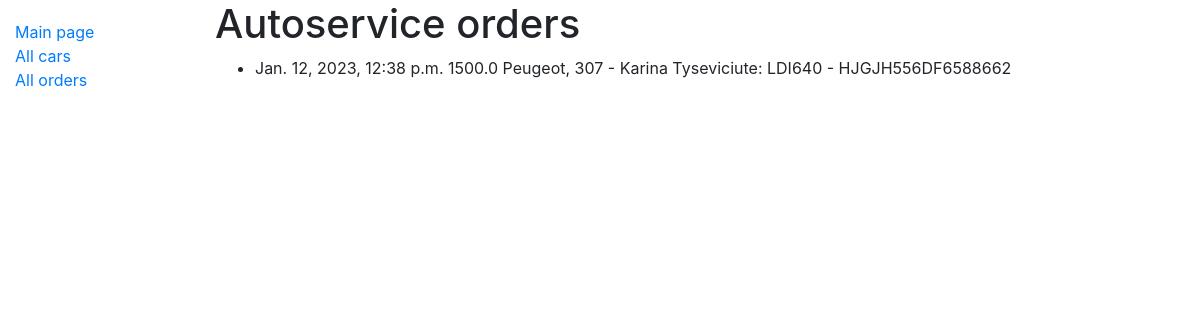
Page /autoservisas/orders/ on the committed database.
### autoservisas/models.py (models this page shows, shortened)
class Order(models.Model):
    date = models.DateTimeField('Date', null=True, blank=True)
    suma = models.FloatField('Sum', help_text='Enter a sum of order')
    car = models.ForeignKey('Car', on_delete=models.SET_NULL, null=True)
    LOAN_STATUS = (
        ('a', 'administrative'),
        ('r', 'repair'),
        ('e', 'repaired'),
        ('g', 'given away')
    )
    status = models.CharField(
        max_length=1,
        choices=LOAN_STATUS,
        blank=True,
        default='a',
        help_text='Status'
    )
    class Meta:
        verbose_name = "Order"
        verbose_name_plural = "Orders"

class Car(models.Model):
    valst_nr = models.CharField('Number', max_length=6, help_text='Enter the country registration number')
    vin_code = models.CharField('VIN_code', max_length=17, help_text='Enter a VIN code')
    client = models.CharField('Client', max_length=200, help_text='Enter client name and last name')
    automodel = models.ForeignKey('AutoModel', on_delete=models.SET_NULL, null=True)
    class Meta:
        verbose_name = "Car"
        verbose_name_plural = "Cars"
    def __str__(self):
        return f"{self.automodel} - {self.client}: {self.valst_nr} - {self.vin_code}"

class AutoModel(models.Model):
    make = models.CharField('Make name', max_length=50, help_text='Enter a car make')
    model = models.CharField('Model name', max_length=50, help_text='Enter a car model')
    class Meta:
        verbose_name = "Automodel"
        verbose_name_plural = "Automodels"
    def __str__(self):
        return f"{self.make}, {self.model}"

### autoservisas/views.py (the view)
# urls.py: path('orders/', views.OrderListView.as_view(), name='orders')
class OrderListView(generic.ListView):
    model = Order
    template_name = 'order_list.html'

### autoservisas/templates/order_list.html
{% extends "base.html" %}
{% block content %}
<h1>Autoservice orders</h1>
{% if order_list %}
<ul>
  {% for order in order_list %}
  <li> {{ order.date }} {{ order.suma }} {{ order.car }}</li>
  {% endfor %}
</ul>
{% else %}
<p>In service no cars</p>
{% endif %}
{% endblock %}

### rows in the picture
Order: date "Jan. 12, 2023, 12:38 p.m.", suma "1500.0", car "Peugeot, 307 - Karina Tyseviciute: LDI640 - HJGJH556DF6588662"
